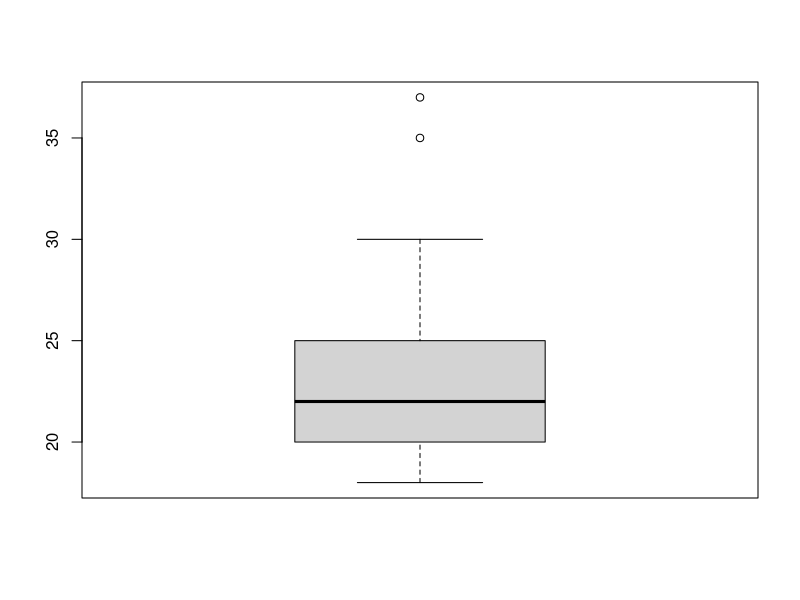
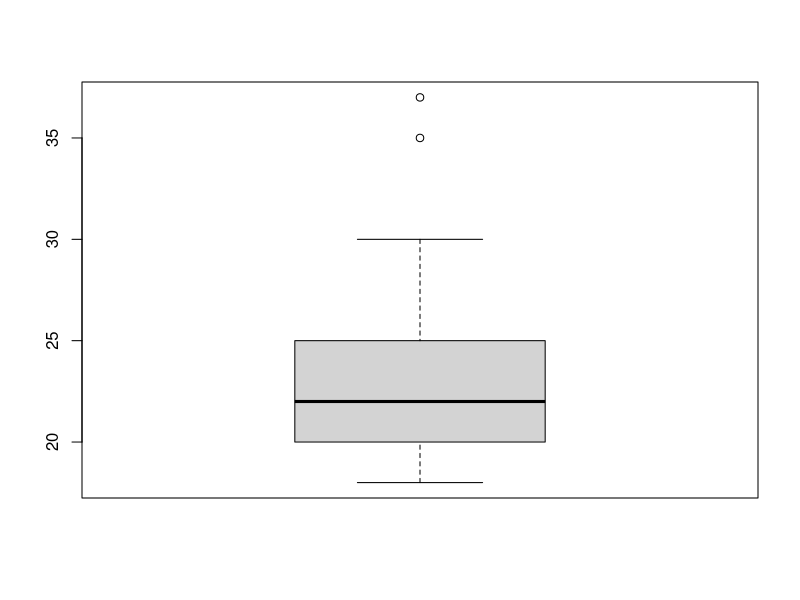
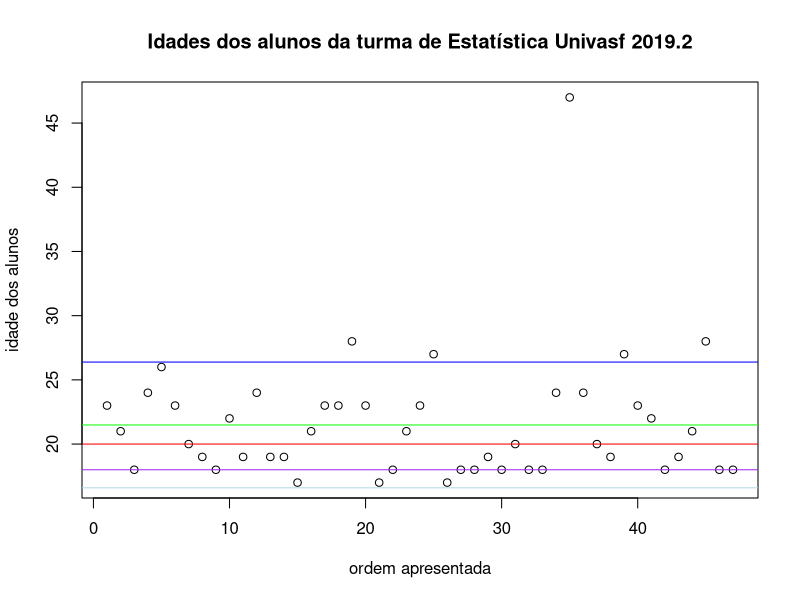
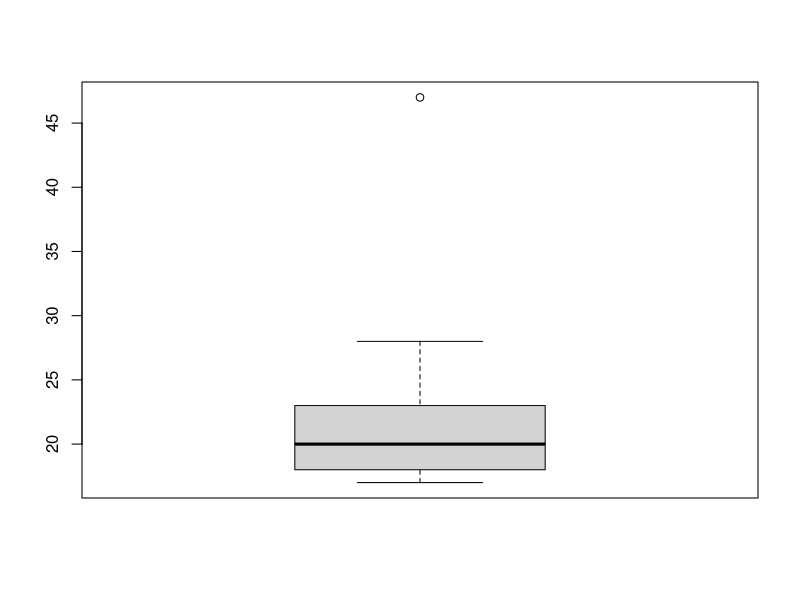
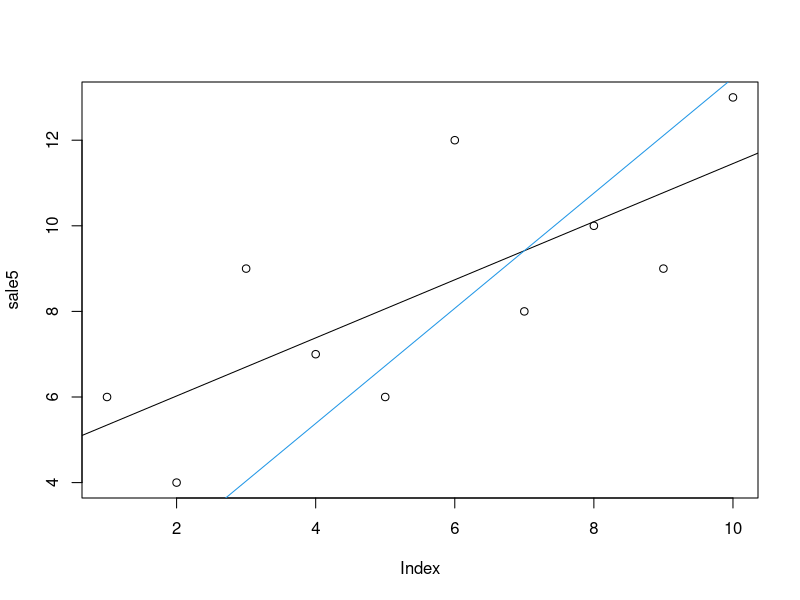

Write R code to recreate these figures, in order.

infalunos <- c(18, 18, 19, 20, 20, 20, 20, 20, 21, 21, 22, 23, 24, 25, 25, 25, 26, 29, 30, 35, 37)


boxplot(infalunos)
df_infalunos <- data.frame(infalunos)
table(df_infalunos)

boxplot(df_infalunos)



id <- c(rep(18, 2), 19, rep(20, 6), rep(21, 2), 22, 23, 24, rep(25, 3), 26, 29, 30, 35, 37)
mean(id)





idades_alunos_adm <- c(23, 21, 18, 24, 26, 23, 20, 19,
                       18, 22, 19, 24, 19, 19, 17, 21,
                       23, 23, 28, 23, 17, 18, 21, 23,
                       27, 17, 18, 18, 19, 18, 20, 18,
                       18, 24, 47, 24, 20, 19, 27, 23,
                       22, 18, 19, 21, 28, 18, 18)

df_infalunos <- data.frame(idades_alunos_adm)

length(idades_alunos_adm)
mean(idades_alunos_adm)
median(idades_alunos_adm)

getmode <- function(idades_alunos_adm) {
  uniqv <- unique(idades_alunos_adm)
  uniqv[which.max(tabulate(match(idades_alunos_adm, uniqv)))]
}

moda <- getmode(idades_alunos_adm)
moda

sd(idades_alunos_adm)
plot(idades_alunos_adm, main = "", xlab = "ordem apresentada", ylab = "idade dos alunos")
title(main = "Idades dos alunos da turma de Estatística Univasf 2019.2")
abline(h = mean(idades_alunos_adm), col = "green")
abline(h = mean(idades_alunos_adm) + sd(idades_alunos_adm), col = "blue")
abline(h = mean(idades_alunos_adm) - sd(idades_alunos_adm), col = "light blue")
abline(h = median(idades_alunos_adm), col = "red")
abline(h = moda, col = "purple")
boxplot(idades_alunos_adm)

require(stats)
sale5 <- c(6, 4, 9, 7, 6, 12, 8, 10, 9, 13)
plot(sale5)
abline(lsfit(1:10, sale5))
abline(lsfit(1:10, sale5, intercept = FALSE), col = 4)

summary(idades_alunos_adm)
